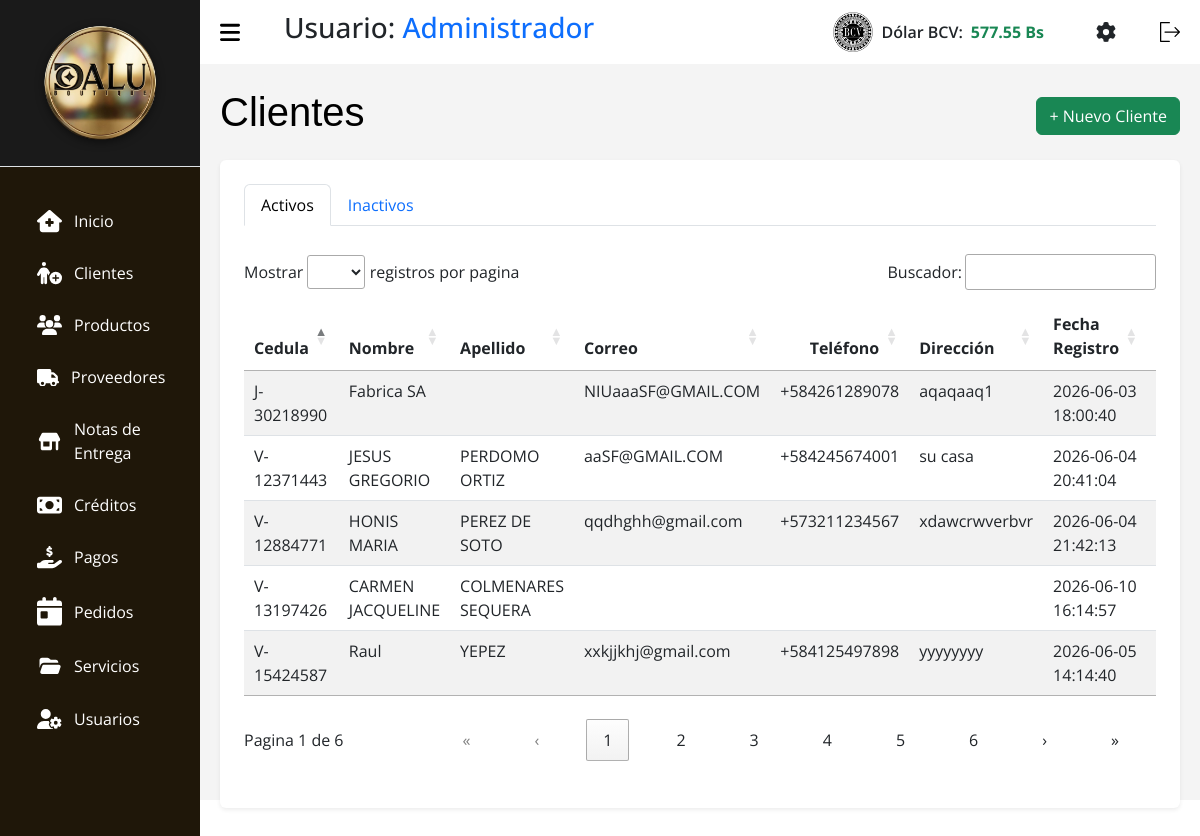
Screenshot of /index.php?c=Clientes (signed in) with the database file from the repository.
### tables this page shows
CREATE TABLE `tasa` (
  `id` int(11) NOT NULL,
  `nombre` varchar(50) NOT NULL,
  `valor` decimal(10,2) NOT NULL,
  `fecha_actualizacion` datetime NOT NULL DEFAULT current_timestamp()
);

CREATE TABLE `clientes` (
  `id` int(11) NOT NULL,
  `nombre` varchar(100) NOT NULL,
  `apellido` varchar(100) DEFAULT NULL,
  `correo` varchar(150) DEFAULT NULL,
  `cedula` varchar(150) NOT NULL,
  `telefono` varchar(20) DEFAULT NULL,
  `direccion` varchar(255) DEFAULT NULL,
  `palabra_secreta` varchar(256) DEFAULT NULL,
  `fecha_registro` timestamp NOT NULL DEFAULT current_timestamp(),
  `activo` tinyint(1) DEFAULT 1
);

### src/Models/Tasa.php (called while the page is built, shortened)
<?php
class Tasa extends Conexion {
    public function getLatest($nombre = 'BCV') {
        try {
            $stmt = $this->prepare("SELECT * FROM tasa WHERE nombre = :nombre ORDER BY id DESC LIMIT 1");
            $stmt->bindParam(':nombre', $nombre, PDO::PARAM_STR);
            $stmt->execute();
            return $stmt->fetch(PDO::FETCH_ASSOC);
        } catch (PDOException $e) {
            return false;
        }
    }
}

### src/Models/Conexion.php (called while the page is built, shortened)
<?php
    class Conexion extends PDO {
        function __construct() {
            $servername = "localhost";
            $username = "root";
            $password = "";
            $dbname = "tiendadalu";
        }
    }

### src/Models/Clientes.php (called while the page is built, shortened)
<?php
    class Clientes extends Conexion {
        public function search() {
            $sql = "SELECT * FROM clientes WHERE activo = 1";
            $stmt = $this->prepare($sql);
            $stmt->execute();
            return $stmt->fetchAll(\PDO::FETCH_ASSOC);
        }
    }

### src/Views/V_cliente.php (the view, shortened to what this page needs)
<!DOCTYPE html>
<html lang="es">
<head>
    <link rel="stylesheet" href="assets/css/css.css">
    <link rel="stylesheet" href="assets/css/tabla.css">
    <link rel="stylesheet" href="assets/css/header.css">
    <link rel="stylesheet" href="assets/bootstrap.min.css">
    <link rel="stylesheet" href="https://cdn.jsdelivr.net/npm/intl-tel-input@24.5.0/build/css/intlTelInput.css">
    <link rel="stylesheet" href="assets/DataTablet/datatables.css">
    <link rel="stylesheet" href="assets/css/libs/select2.min.css">
    <link rel="stylesheet" href="assets/css/libs/select2-bootstrap-5-theme.min.css">
</head>
<body>
    <?php require_once __DIR__ . "/../Views/layout/header.php"; ?>
    <main>
        <div class="d-flex justify-content-between align-items-center mb-3">
            <h1 class="titulo text-black">Clientes</h1>
            <button class="btn btn-success" data-bs-toggle="modal" data-bs-target="#modalAgregar">+ Nuevo Cliente</button>
        </div>
        <div class="container bg-white p-4 rounded shadow-sm">
            <ul class="nav nav-tabs mb-3" id="clienteTabs" role="tablist">
                <li class="nav-item">
                    <button class="nav-link active" id="activos-tab" data-bs-toggle="tab" data-bs-target="#activos" type="button">Activos</button>
                </li>
                <li class="nav-item">
                    <button class="nav-link" id="inactivos-tab" data-bs-toggle="tab" data-bs-target="#inactivos" type="button">Inactivos</button>
                </li>
            </ul>
            <div class="tab-content">
                <div class="tab-pane fade show active" id="activos">
                    <div class="table-responsive">
                        <table id="tablaActivos" class="table-DT table table-striped">
                            <thead>
                                <tr>
                                    <th scope="col">Cedula</th>
                                    <th scope="col">Nombre</th>
                                    <th scope="col">Apellido</th>
                                    <th scope="col">Correo</th>
                                    <th scope="col">Teléfono</th>
                                    <th scope="col">Dirección</th>
                                    <th scope="col">Fecha Registro</th>
                                    <th scope="col">Acción</th>
                                </tr>
                            </thead>
                            <tbody>
                                <?php foreach ($clientes as $c): ?>
                                    <tr>
                                        <td><?php echo $c['cedula']; ?></td>
                                        <td><?php echo $c['nombre']; ?></td>
                                        <td><?php echo $c['apellido']; ?></td>
                                        <td><?php echo $c['correo']; ?></td>
                                        <td><?php echo $c['telefono']; ?></td>
                                        <td><?php echo $c['direccion']; ?></td>
                                        <td><?php echo $c['fecha_registro']; ?></td>
                                        <td class="text-nowrap">
                                        </td>
                                    </tr>
                                <?php endforeach; ?>
                            </tbody>
                        </table>
                        <?php foreach ($clientes as $c): ?>
                                    </div>
                        <?php endforeach; ?>
    </main>
</body>
</html>

### src/Views/layout/header.php (shortened to what this page needs)
<?php
$tasaModel_header = new Tasa();
$tasaActual_header = $tasaModel_header->getLatest();
$tasaValor = $tasaActual_header ? number_format((float)$tasaActual_header['valor'], 2) : '0.00';
?>
<section id="sidebar">
  <div class="sidebar-heading border-bottom p-3" style="background-color: #1a1a1a; text-align: center;">
    <img src="assets/img/dalulisto.png" style="max-width: 80%; height: auto; filter: drop-shadow(0px 2px 4px rgba(0,0,0,0.5));" alt="Logo Dalu">
  </div>
  <ul class="side-menu">
    <li class="nav-item m-1 fs-6">
      <a class="nav-link active" aria-current="page" href="?c=Home">
        Inicio</a>
    </li>
    <li class="nav-item m-1 fs-6">
      <a class="nav-link" href="?c=Clientes">
        Clientes
      </a>
    </li>
    <li class="nav-item m-1 fs-6">
      <a class="nav-link" href="?c=Productos">
        Productos
      </a>
    </li>
    <li class="nav-item m-1 fs-6">
      <a class="nav-link" href="?c=Proveedores">
        Proveedores
      </a>
    </li>
    <li class="nav-item m-1 fs-6">
      <a class="nav-link" href="?c=Notas">
        Notas de
        <br>
        Entrega
      </a>
    </li>
    <li class="nav-item m-1 fs-6">
      <a class="nav-link" href="?c=Creditos">
        Créditos
      </a>
    </li>
    <li class="nav-item m-1 fs-6">
      <a class="nav-link" href="?c=Pagos">
        Pagos
      </a>
    <li class="nav-item m-1 fs-6">
      <a class="nav-link" href="?c=Pedidos">
        Pedidos
      </a>
    </li>
    <li class="nav-item m-1 fs-6">
      <a class="nav-link" href="?c=Servicios">
        Servicios
      </a>
    </li>
    <li class="nav-item  m-1 fs-6">
      <a class="nav-link" href="?c=Usuarios">
        Usuarios
      </a>
    </li>
  </ul>
</section>
<section id="content">
  <nav>
    <h3 class="ms-3">Usuario: <span class="text-primary"><?= htmlspecialchars($_SESSION['nombre']) ?></span></h3>
    <div class="d-flex align-items-center ms-auto me-4" id="bcvDiv" style="cursor:pointer;" data-bs-toggle="modal" data-bs-target="#modalTasa">
        <img class="img-bcv me-2" src="assets/img/bcv2.png" alt="BCV" width="40">
        <span class="text-dark fw-semibold me-2">Dólar BCV:</span>
        <span class="text-success fw-bold" id="Dolar_bcv"><?= htmlspecialchars($tasaValor) ?> Bs</span>
    </div>
    <a href="?c=Ajustes" class="me-3 text-dark" title="Ajustes y Configuración">
    </a>
    <form action="index.php?c=login&a=Logout" method="POST">
      <button type="submit" style="background: none; border: none; cursor: pointer;">
      </button>
    </form>
  </nav>

### assets/css/css.css (style rules this page uses)
* { margin: 0; padding: 0; text-decoration: none; box-sizing: border-box; font-family: 'Segoe UI', Tahoma, Geneva, Verdana, sans-serif; }
body { font-family: Arial, Helvetica, sans-serif; height: 100vh; display: flex; flex-wrap: nowrap; background: #9794942c; }
main { width: 100%; padding: 24px 20px 20px 20px; }

### assets/css/tabla.css (style rules this page uses)
.titulo { color: #0508c7; font-family: Impact, Haettenschweiler, 'Arial Narrow Bold', sans-serif; }
.table { border-radius: 10px; }

### assets/css/header.css (style rules this page uses)
* { font-family: 'Open Sans', sans-serif; margin: 0; padding: 0; box-sizing: border-box; }
:root { --grey: #F1F0F6; --dark-grey: #2610a1be; --light: #fff; --dark: #000; --green: #81D43A; --light-green: #E3FFCB; --blue: #1775F1; --light-blue: #D0E4FF; --dark-blue: #0C5FCD; --red: #FC3B56; }
li { list-style: none; }
#sidebar { position: fixed; max-width: 200px; width: 100%; background: var(--light); top: 0; left: 0; height: 100%; overflow-y: auto; transition: all .3s ease; background-color: #1f1709; z-index: 200; }
#sidebar .icon { min-width: 22px; display: flex; justify-content: center; align-items: center; margin-right: 12px; }
#sidebar .side-menu { margin: 30px 0; padding: 0 18px; transition: all .3s ease; }
#sidebar .side-menu a { display: flex; align-items: center; font-size: 16px; color: var(--light); padding: 12px 16px 12px 0; border-radius: 20px; margin: 4px 0; white-space: nowrap; }
#content { position: relative; width: calc(100% - 200px); left: 200px; transition: all .3s ease; background-color: #49494a0f; }
nav { background: var(--light); height: 64px; padding: 0 20px; display: flex; align-items: center; grid-gap: 28px; position: sticky; top: 0; left: 0; z-index: 100; justify-content: space-between; }
nav .toggle-sidebar { font-size: 18px; cursor: pointer; }
svg { width: 20px; cursor: pointer; }
.icon { margin-left: 15px; align-items: baseline; width: 25px; transition: 1.3s; }

### assets/DataTablet/datatables.css (style rules this page uses)
:root { --dt-row-selected: 13, 110, 253; --dt-row-selected-text: 255, 255, 255; --dt-row-selected-link: 9, 10, 11; --dt-row-stripe: 0, 0, 0; --dt-row-hover: 0, 0, 0; --dt-column-ordering: 0, 0, 0; --dt-html-background: white; }
table.dataTable thead > tr > th.dt-orderable-asc, table.dataTable thead > tr > th.dt-orderable-desc, table.dataTable thead > tr > th.dt-ordering-asc, table.dataTable thead > tr > th.dt-ordering-desc, table.dataTable thead > tr > td.dt-orderable-asc, table.dataTable thead > tr > td.dt-orderable-desc, table.dataTable thead > tr > td.dt-ordering-asc, table.dataTable thead > tr > td.dt-ordering-desc { position: relative; padding-right: 30px; }
table.dataTable thead > tr > th.dt-orderable-asc, table.dataTable thead > tr > th.dt-orderable-desc, table.dataTable thead > tr > td.dt-orderable-asc, table.dataTable thead > tr > td.dt-orderable-desc { cursor: pointer; }
table.dataTable th, table.dataTable td { box-sizing: border-box; }
table.dataTable th.dt-type-numeric, table.dataTable th.dt-type-date, table.dataTable td.dt-type-numeric, table.dataTable td.dt-type-date { text-align: right; }
table.dataTable thead th, table.dataTable thead td, table.dataTable tfoot th, table.dataTable tfoot td { text-align: left; }
table.dataTable { width: 100%; margin: 0 auto; border-spacing: 0; }
table.dataTable thead th, table.dataTable tfoot th { font-weight: bold; }
table.dataTable > thead > tr > th, table.dataTable > thead > tr > td { padding: 10px; border-bottom: 1px solid rgba(0, 0, 0, 0.3); }
table.dataTable > tbody > tr { background-color: transparent; }
table.dataTable > tbody > tr:first-child > * { border-top: none; }
table.dataTable > tbody > tr:last-child > * { border-bottom: none; }
table.dataTable > tbody > tr > th, table.dataTable > tbody > tr > td { padding: 8px 10px; }
div.dt-container div.dt-layout-full > *:only-child { margin-left: auto; margin-right: auto; }
div.dt-container.dt-empty-footer tbody > tr:last-child > * { border-bottom: 1px solid rgba(0, 0, 0, 0.3); }

### rows the page displays
tasa: valor "577.55"
clientes: cedula "J-30218990", nombre "Fabrica SA", correo "NIUaaaSF@GMAIL.COM", telefono "+584261289078", direccion "aqaqaaq1", fecha_registro "2026-06-03 18:00:40"
clientes: cedula "V-12371443", nombre "JESUS GREGORIO", apellido "PERDOMO ORTIZ", correo "aaSF@GMAIL.COM", telefono "+584245674001", direccion "su casa", fecha_registro "2026-06-04 20:41:04"
clientes: cedula "V-12884771", nombre "HONIS MARIA", apellido "PEREZ DE SOTO", correo "qqdhghh@gmail.com", telefono "+573211234567", direccion "xdawcrwverbvr", fecha_registro "2026-06-04 21:42:13"
clientes: cedula "V-15424587", nombre "Raul", apellido "YEPEZ", correo "xxkjjkhj@gmail.com", telefono "+584125497898", direccion "yyyyyyyy", fecha_registro "2026-06-05 14:14:40"
clientes: cedula "V-13197426", nombre "CARMEN JACQUELINE", apellido "COLMENARES SEQUERA", fecha_registro "2026-06-10 16:14:57"

### other values shown
$_SESSION['nombre'] "Administrador"
